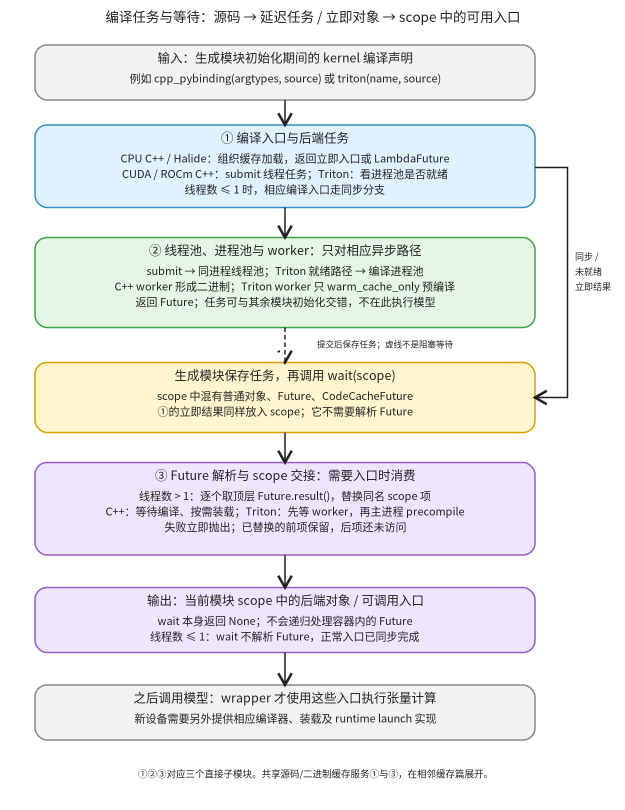
#> input picture torch/compile/inductor/assets/compile-tasks.png, 1250 x 1620 px (shown at 1/2 size)
$ python compile_tasks_flow.py
#> lines starting #> are read from the running program, lines starting #| are printed output that depends on the picture
"""编译任务的提交与结果消费；颜色和灰度均可读。"""
from pathlib import Path
from html import escape
import cairosvg
from PIL import Image,ImageOps
P=Path(__file__).resolve().parent
s=['<svg xmlns="http://www.w3.org/2000/svg" width="1250" height="1620" viewBox="0 0 1250 1620"><defs><marker id="a" markerWidth="9" markerHeight="9" refX="7" refY="4" orient="auto"><path d="M0 0 L7 4 L0 8" fill="none" stroke="#222" stroke-width="1.5"/></marker></defs><rect width="1250" height="1620" fill="white"/><g font-family="Noto Sans CJK SC,sans-serif" fill="#222">']
def t(x,y,text,z=22):s.append(f'<text x="{x}" y="{y}" text-anchor="middle" font-size="{z}">{escape(text)}</text>')
def b(y,h,title,lines,c):
#> called with y = 90, h = 110, title = '输入：生成模块初始化期间的 kernel 编译声明', c = ('#f2f2f2', '#888')
 s.append(f'<rect x="70" y="{y}" width="1000" height="{h}" rx="24" fill="{c[0]}" stroke="{c[1]}" stroke-width="3"/>');t(570,y+35,title,25)
 for i,line in enumerate(lines):t(570,y+75+i*31,line)
def e(d,dash=False):s.append(f'<path d="{d}" fill="none" stroke="#222" stroke-width="3" '+('stroke-dasharray="9 6" ' if dash else '')+'marker-end="url(#a)"/>')
t(625,44,'编译任务与等待：源码 → 延迟任务 / 立即对象 → scope 中的可用入口',27)
b(90,110,'输入：生成模块初始化期间的 kernel 编译声明',['例如 cpp_pybinding(argtypes, source) 或 triton(name, source)'],('#f2f2f2','#888'))
b(250,165,'① 编译入口与后端任务',['CPU C++ / Halide：组织缓存加载，返回立即入口或 LambdaFuture','CUDA / ROCm C++：submit 线程任务；Triton：看进程池是否就绪','线程数 ≤ 1 时，相应编译入口走同步分支'],('#e1f2ff','#368dc0'))
b(475,180,'② 线程池、进程池与 worker：只对相应异步路径',['submit → 同进程线程池；Triton 就绪路径 → 编译进程池','C++ worker 形成二进制；Triton worker 只 warm_cache_only 预编译','返回 Future；任务可与其余模块初始化交错，不在此执行模型'],('#e5f6e5','#40a147'))
b(725,140,'生成模块保存任务，再调用 wait(scope)',['scope 中混有普通对象、Future、CodeCacheFuture','①的立即结果同样放入 scope；它不需要解析 Future'],('#fff6cf','#d6a000'))
b(925,185,'③ Future 解析与 scope 交接：需要入口时消费',['线程数 > 1：逐个取顶层 Future.result()，替换同名 scope 项','C++：等待编译、按需装载；Triton：先等 worker，再主进程 precompile','失败立即抛出；已替换的前项保留，后项还未访问'],('#f0e5ff','#9959c6'))
b(1175,130,'输出：当前模块 scope 中的后端对象 / 可调用入口',['wait 本身返回 None；不会递归处理容器内的 Future','线程数 ≤ 1：wait 不解析 Future，正常入口已同步完成'],('#f0e5ff','#9959c6'))
b(1370,110,'之后调用模型：wrapper 才使用这些入口执行张量计算',['新设备需要另外提供相应编译器、装载及 runtime launch 实现'],('#f2f2f2','#888'))
for a,z in [(200,250),(415,475),(865,925),(1110,1175),(1305,1370)]:e(f'M570 {a} V{z}')
e('M570 655 V725',True);t(770,695,'提交后保存任务；虚线不是阻塞等待',17)
e('M1070 335 H1135 V795 H1070');s.append('<text x="1150" y="520" font-size="18">同步 /</text><text x="1150" y="550" font-size="18">未就绪</text><text x="1150" y="580" font-size="18">立即结果</text>')
t(625,1555,'①②③对应三个直接子模块。共享源码/二进制缓存服务①与③，在相邻缓存篇展开。',19)
s.append('</g></svg>');svg=''.join(s);(P/'compile-tasks.svg').write_text(svg);cairosvg.svg2png(bytestring=svg.encode(),write_to=str(P/'compile-tasks.png'))
#> (this line was passed over: cairosvg is not available in this run)
im=Image.open(P/'compile-tasks.png').convert('RGB');im.thumbnail((800,1100));out=Image.new('RGB',(im.width*2,im.height),'white');out.paste(im,(0,0));out.paste(ImageOps.grayscale(im).convert('RGB'),(im.width,0));out.save(P/'compile-tasks-review.png')
#> further down, im is the input picture: PIL image 1250x1620 RGB; mean R, G, B 235.5, 236, 236.9
#> after `im.thumbnail((800, 1100))`:
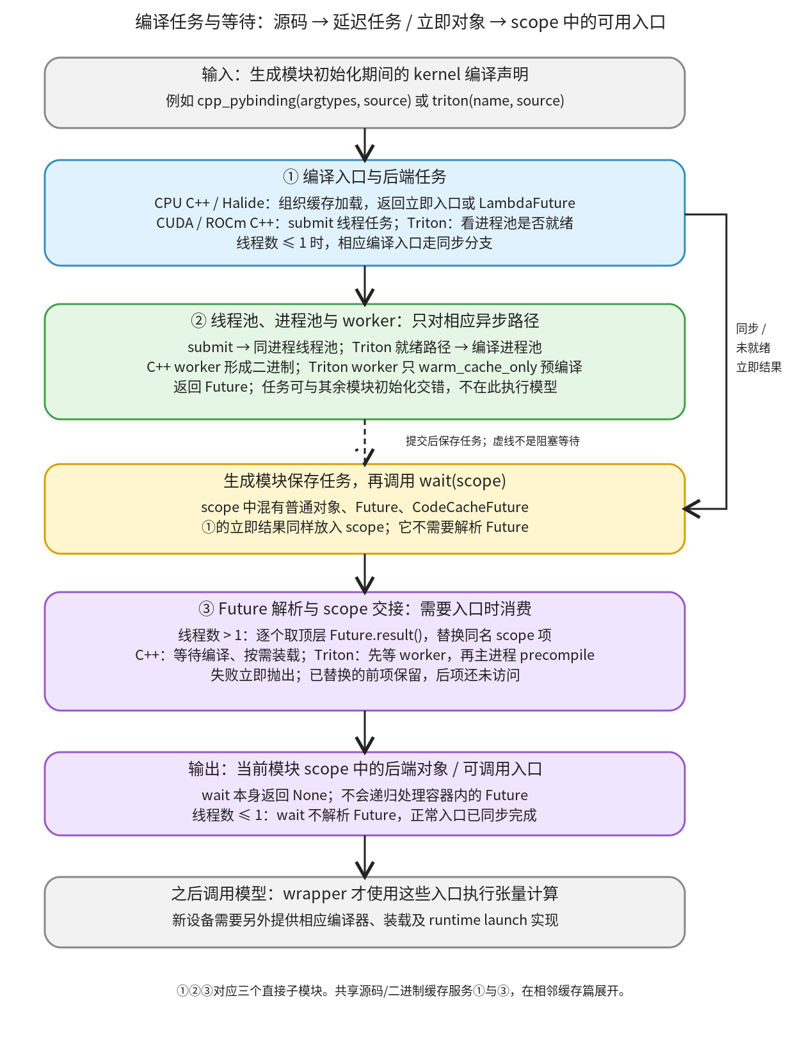
#> im: PIL image 800x1037 RGB; mean R, G, B 235.4, 235.9, 236.7
#> after `out = Image.new('RGB', (im.width * 2, im.height), 'white')`: out: PIL image 1600x1037 RGB; every value is 255
#> after `out.paste(im, (0, 0))`:
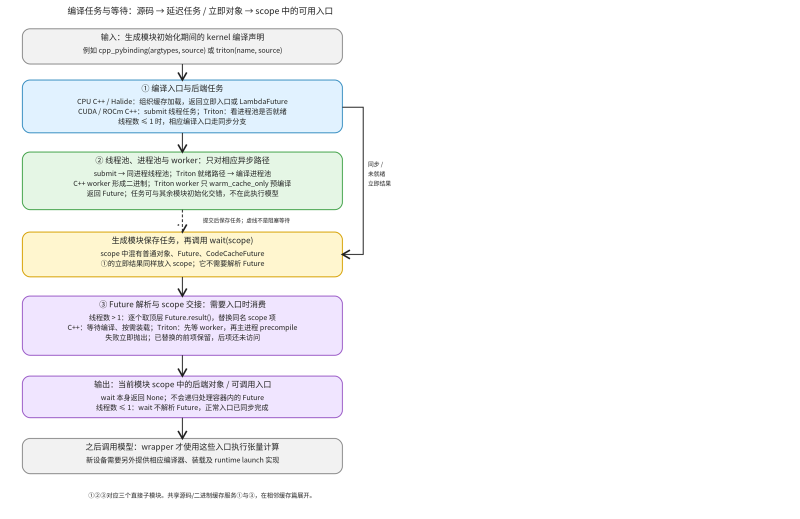
#> out: PIL image 1600x1037 RGB (shown at 1/2 size); mean R, G, B 245.2, 245.5, 245.8
#> after `out.paste(ImageOps.grayscale(im).convert('RGB'), (im.width, 0))`:
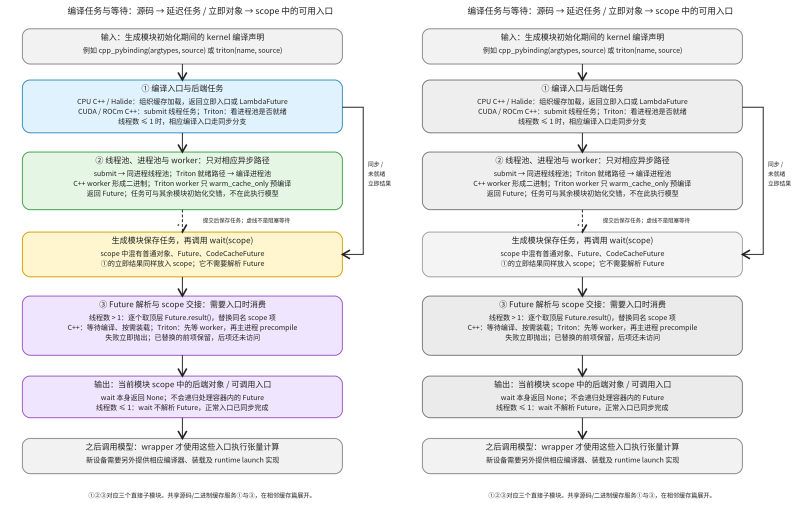
#> out: PIL image 1600x1037 RGB (shown at 1/2 size); mean R, G, B 235.6, 235.8, 236.2

$ run again, with torch/compile/inductor/assets/algorithm-selection-review.png copied over torch/compile/inductor/assets/compile-tasks.png
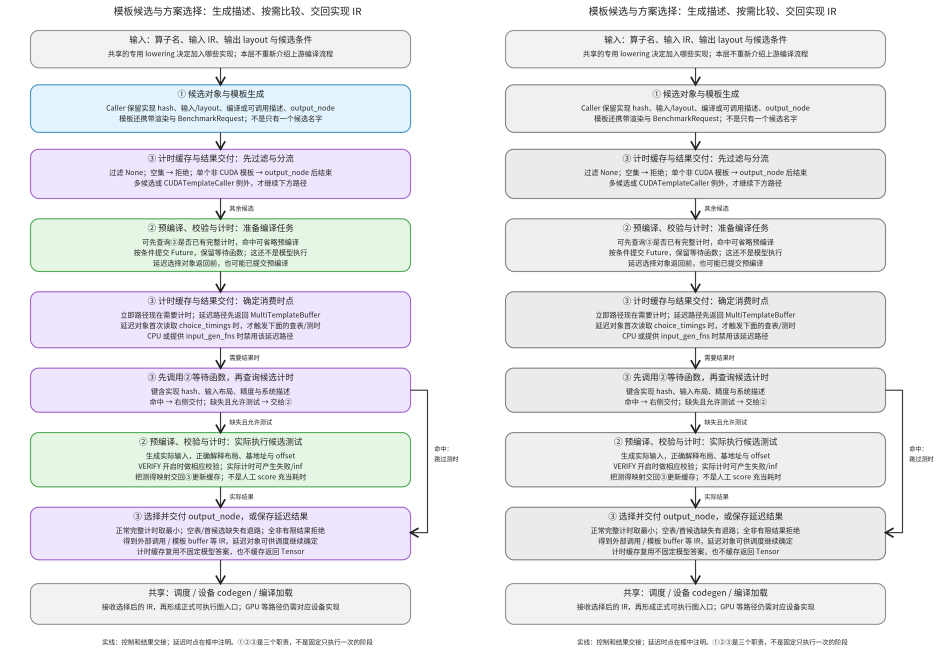
#> input picture torch/compile/inductor/assets/algorithm-selection-review.png, 1900 x 1330 px (shown at 1/2 size)
#> im is the input picture: PIL image 1900x1330 RGB; mean R, G, B 235, 235.3, 237.8
#> `im.thumbnail((800, 1100))`:
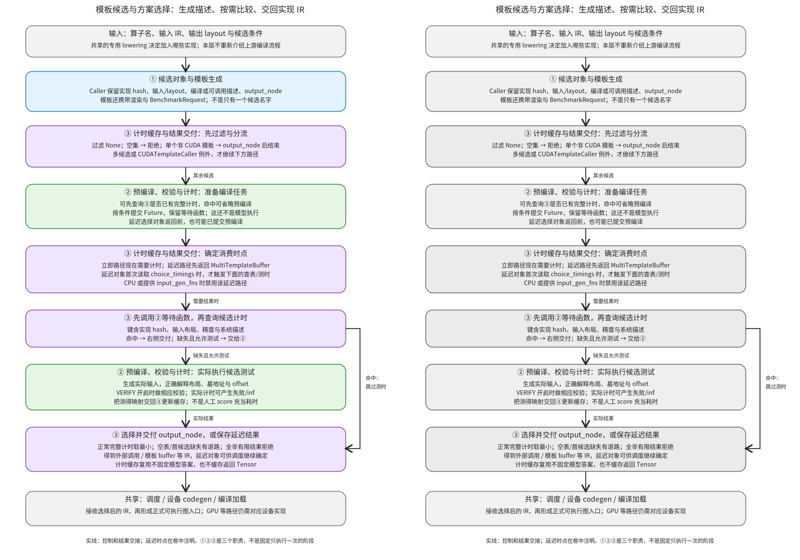
#> im: PIL image 800x560 RGB; mean R, G, B 234.9, 235.2, 237.7
#> out: PIL image 1600x560 RGB; every value is 255
#> `out.paste(ImageOps.grayscale(im).convert('RGB'), (im.width, 0))`:
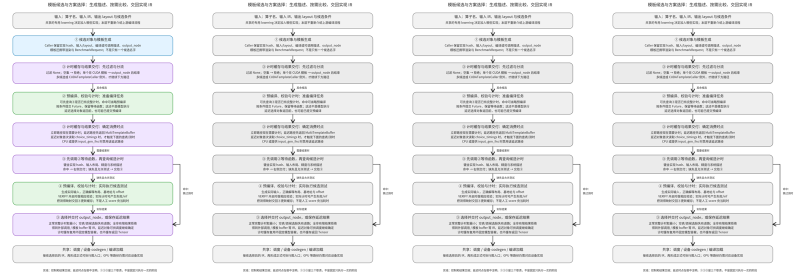
#> out: PIL image 1600x560 RGB (shown at 1/2 size); mean R, G, B 235.1, 235.3, 236.5

$ run again, with torch/compile/inductor/assets/backend-dispatch-review.png copied over torch/compile/inductor/assets/compile-tasks.png
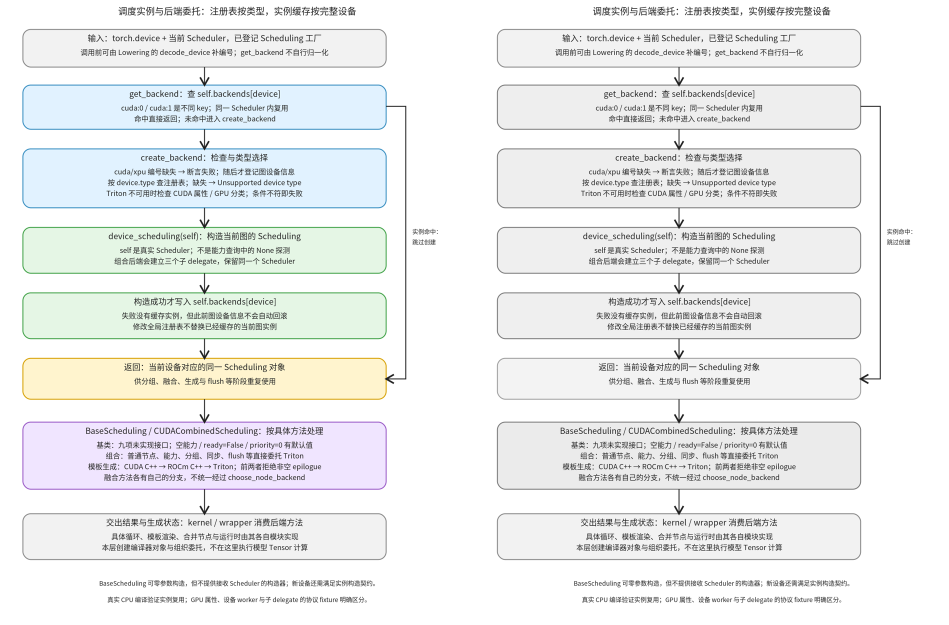
#> input picture torch/compile/inductor/assets/backend-dispatch-review.png, 1898 x 1250 px (shown at 1/2 size)
#> im is the input picture: PIL image 1898x1250 RGB; mean R, G, B 236.6, 238.1, 237.9
#> `im.thumbnail((800, 1100))`:
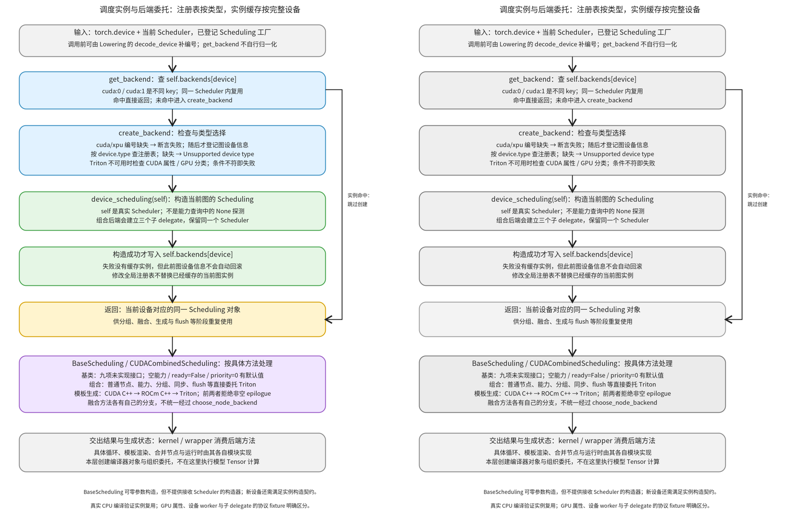
#> im: PIL image 800x527 RGB; mean R, G, B 236.5, 238, 237.7
#> out: PIL image 1600x527 RGB; every value is 255
#> `out.paste(ImageOps.grayscale(im).convert('RGB'), (im.width, 0))`:
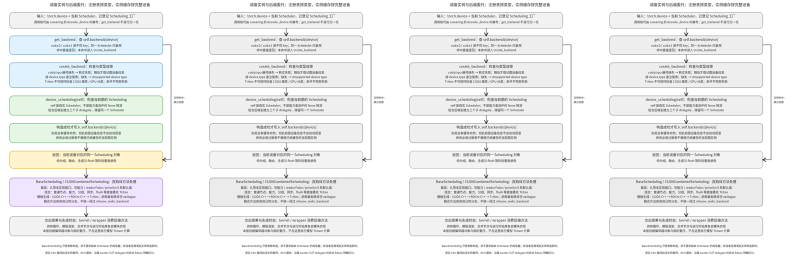
#> out: PIL image 1600x527 RGB (shown at 1/2 size); mean R, G, B 237, 237.8, 237.6
